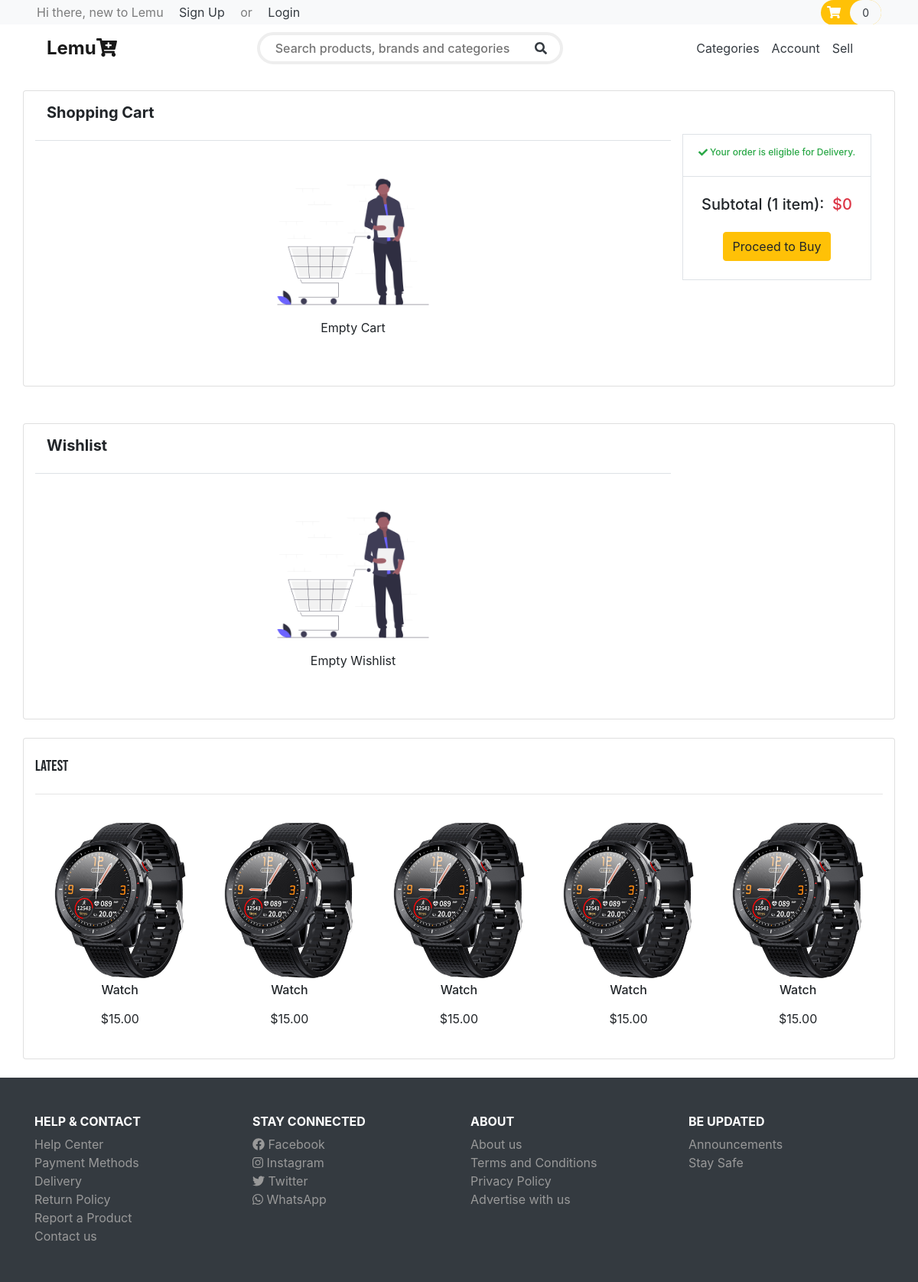
The app's page /cart.php with its own data.
### tables this page shows
CREATE TABLE `Latest` (
  `item_id` int(11) NOT NULL,
  `categoy` varchar(250) NOT NULL,
  `item_name` varchar(255) NOT NULL,
  `item_brand` varchar(250) NOT NULL,
  `item_price` double(10,2) NOT NULL,
  `item_image` varchar(255) NOT NULL,
  `item_description` text NOT NULL,
  `admin_id` int(11) NOT NULL,
  `item_register` datetime NOT NULL
);

### cart.php (called while the page is built, shortened)
<?php include('includes/header.php');?>
<?php
    count(getData('Cart')) ? include('templates/_cart.php') : include('templates/notfound/_empty_cart.php');
    count(getData('Wishlist')) ? include('templates/wishlist.php') : include('templates/notfound/_empty_wishlist.php');
    include('templates/_latest.php');
?>
<?php include('includes/footer.php')?>

### functions/functions.php (called while the page is built, shortened)
<?php
    function getDataL($table = 'Latest')
    {
        $sql= "SELECT * FROM ($table)";
        $result = Query($sql);
        $resultArray = array();
        while($item = mysqli_fetch_array($result, MYSQLI_ASSOC)){
            $resultArray[] = $item;
        }
        return $resultArray;
    }
?>

### functions/db.php (called while the page is built, shortened)
<?php
    $con = mysqli_connect('localhost','root','','lemu');
    function Query($query)
    {
        global $con;
        return mysqli_query($con,$query);
    }
?>

### templates/_latest.php (the view)
<?php
$check = getDataL();
?>
<div id="latest" class="container py-4 card">
  <h4 class="font-bebas font-size-20">Latest</h4>
    <hr>
      <div class="owl-carousel owl-theme">
      <?php foreach ($check as $item) {?>
        <div class="item py-2">
          <div class="product font-poppins" >
          <a href="<?php printf('%s?item_id=%s', 'products.php',  $item['item_id']); ?>"><img src="<?php echo $item['item_image'] ?? "assets/products/2.jpg";?>" alt="product1" class="img-fluid"></a>
            <div class="text-center">
              <h6><?php echo $item['item_name'] ?? "Unknown";?></h6>
              <div class="price py-2">
                <span>$<?php echo $item['item_price'] ?? 0;?></span>
              </div>
            </div>
          </div>
        </div>
      <?php }?>
      </div>
</div><br>

### style.css (style rules this page uses)
.font-poppins { font-family: "Poppins" cursive; }
.font-bebas { font-family: "Bebas Neue", cursive; }
.font-size-20 { font-size: 20px; }

### records on screen
latest: item_image (picture), item_name "Watch", item_price "15.00"

### other values on screen
count(getData('Cart')) "0"
